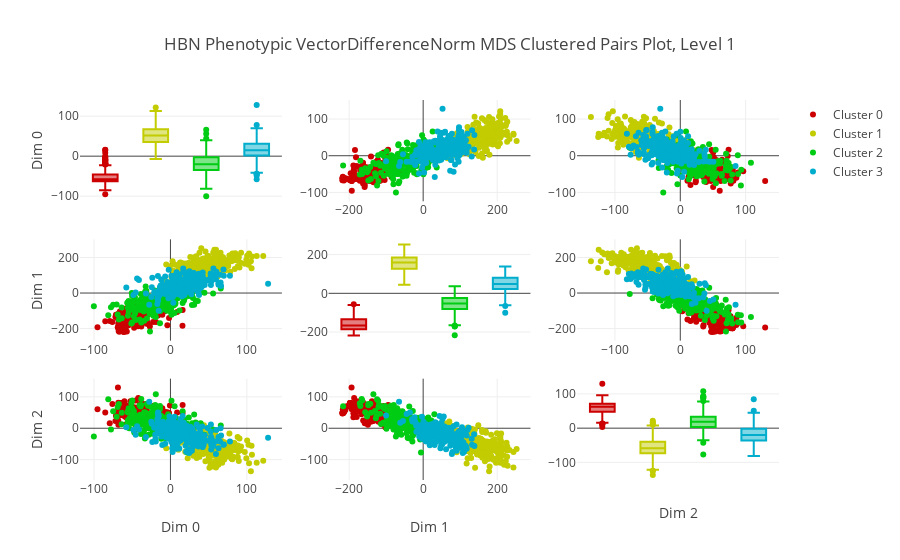

Notebook code cell kept with this figure:
### Code cell
lpl.ClusterPairsPlot(kmeans).plot()

### Figure 1 — Plotly figure (JSON) as saved in the notebook; plotly's stock layout.template omitted (floating-point values rounded to 4 significant figures; data arrays with more than 128 entries replaced by an {"elided": "..."} marker saying what was removed)
{"data": [{"marker": {"color": "rgb(204, 0, 0)"}, "name": null, "showlegend": false, "type": "box", "xaxis": "x1", "y": {"elided": "236 float values"}, "yaxis": "y1"}, {"marker": {"color": "rgb(194, 204, 0)"}, "name": null, "showlegend": false, "type": "box", "xaxis": "x1", "y": {"elided": "245 float values"}, "yaxis": "y1"}, {"marker": {"color": "rgb(0, 204, 20)"}, "name": null, "showlegend": false, "type": "box", "xaxis": "x1", "y": {"elided": "240 float values"}, "yaxis": "y1"}, {"marker": {"color": "rgb(0, 173, 204)"}, "name": null, "showlegend": false, "type": "box", "xaxis": "x1", "y": {"elided": "244 float values"}, "yaxis": "y1"}, {"marker": {"color": "rgb(204, 0, 0)", "size": 6}, "mode": "markers", "name": "Cluster 0", "showlegend": true, "type": "scatter", "x": {"elided": "236 float values"}, "xaxis": "x2", "y": {"elided": "236 float values"}, "yaxis": "y2"}, {"marker": {"color": "rgb(194, 204, 0)", "size": 6}, "mode": "markers", "name": "Cluster 1", "showlegend": true, "type": "scatter", "x": {"elided": "245 float values"}, "xaxis": "x2", "y": {"elided": "245 float values"}, "yaxis": "y2"}, {"marker": {"color": "rgb(0, 204, 20)", "size": 6}, "mode": "markers", "name": "Cluster 2", "showlegend": true, "type": "scatter", "x": {"elided": "240 float values"}, "xaxis": "x2", "y": {"elided": "240 float values"}, "yaxis": "y2"}, {"marker": {"color": "rgb(0, 173, 204)", "size": 6}, "mode": "markers", "name": "Cluster 3", "showlegend": true, "type": "scatter", "x": {"elided": "244 float values"}, "xaxis": "x2", "y": {"elided": "244 float values"}, "yaxis": "y2"}, {"marker": {"color": "rgb(204, 0, 0)", "size": 6}, "mode": "markers", "name": "Cluster 0", "showlegend": false, "type": "scatter", "x": {"elided": "236 float values"}, "xaxis": "x3", "y": {"elided": "236 float values"}, "yaxis": "y3"}, {"marker": {"color": "rgb(194, 204, 0)", "size": 6}, "mode": "markers", "name": "Cluster 1", "showlegend": false, "type": "scatter", "x": {"elided": "245 float values"}, "xaxis": "x3", "y": {"elided": "245 float values"}, "yaxis": "y3"}, {"marker": {"color": "rgb(0, 204, 20)", "size": 6}, "mode": "markers", "name": "Cluster 2", "showlegend": false, "type": "scatter", "x": {"elided": "240 float values"}, "xaxis": "x3", "y": {"elided": "240 float values"}, "yaxis": "y3"}, {"marker": {"color": "rgb(0, 173, 204)", "size": 6}, "mode": "markers", "name": "Cluster 3", "showlegend": false, "type": "scatter", "x": {"elided": "244 float values"}, "xaxis": "x3", "y": {"elided": "244 float values"}, "yaxis": "y3"}, {"marker": {"color": "rgb(204, 0, 0)", "size": 6}, "mode": "markers", "name": "Cluster 0", "showlegend": false, "type": "scatter", "x": {"elided": "236 float values"}, "xaxis": "x4", "y": {"elided": "236 float values"}, "yaxis": "y4"}, {"marker": {"color": "rgb(194, 204, 0)", "size": 6}, "mode": "markers", "name": "Cluster 1", "showlegend": false, "type": "scatter", "x": {"elided": "245 float values"}, "xaxis": "x4", "y": {"elided": "245 float values"}, "yaxis": "y4"}, {"marker": {"color": "rgb(0, 204, 20)", "size": 6}, "mode": "markers", "name": "Cluster 2", "showlegend": false, "type": "scatter", "x": {"elided": "240 float values"}, "xaxis": "x4", "y": {"elided": "240 float values"}, "yaxis": "y4"}, {"marker": {"color": "rgb(0, 173, 204)", "size": 6}, "mode": "markers", "name": "Cluster 3", "showlegend": false, "type": "scatter", "x": {"elided": "244 float values"}, "xaxis": "x4", "y": {"elided": "244 float values"}, "yaxis": "y4"}, {"marker": {"color": "rgb(204, 0, 0)"}, "name": null, "showlegend": false, "type": "box", "xaxis": "x5", "y": {"elided": "236 float values"}, "yaxis": "y5"}, {"marker": {"color": "rgb(194, 204, 0)"}, "name": null, "showlegend": false, "type": "box", "xaxis": "x5", "y": {"elided": "245 float values"}, "yaxis": "y5"}, {"marker": {"color": "rgb(0, 204, 20)"}, "name": null, "showlegend": false, "type": "box", "xaxis": "x5", "y": {"elided": "240 float values"}, "yaxis": "y5"}, {"marker": {"color": "rgb(0, 173, 204)"}, "name": null, "showlegend": false, "type": "box", "xaxis": "x5", "y": {"elided": "244 float values"}, "yaxis": "y5"}, {"marker": {"color": "rgb(204, 0, 0)", "size": 6}, "mode": "markers", "name": "Cluster 0", "showlegend": false, "type": "scatter", "x": {"elided": "236 float values"}, "xaxis": "x6", "y": {"elided": "236 float values"}, "yaxis": "y6"}, {"marker": {"color": "rgb(194, 204, 0)", "size": 6}, "mode": "markers", "name": "Cluster 1", "showlegend": false, "type": "scatter", "x": {"elided": "245 float values"}, "xaxis": "x6", "y": {"elided": "245 float values"}, "yaxis": "y6"}, {"marker": {"color": "rgb(0, 204, 20)", "size": 6}, "mode": "markers", "name": "Cluster 2", "showlegend": false, "type": "scatter", "x": {"elided": "240 float values"}, "xaxis": "x6", "y": {"elided": "240 float values"}, "yaxis": "y6"}, {"marker": {"color": "rgb(0, 173, 204)", "size": 6}, "mode": "markers", "name": "Cluster 3", "showlegend": false, "type": "scatter", "x": {"elided": "244 float values"}, "xaxis": "x6", "y": {"elided": "244 float values"}, "yaxis": "y6"}, {"marker": {"color": "rgb(204, 0, 0)", "size": 6}, "mode": "markers", "name": "Cluster 0", "showlegend": false, "type": "scatter", "x": {"elided": "236 float values"}, "xaxis": "x7", "y": {"elided": "236 float values"}, "yaxis": "y7"}, {"marker": {"color": "rgb(194, 204, 0)", "size": 6}, "mode": "markers", "name": "Cluster 1", "showlegend": false, "type": "scatter", "x": {"elided": "245 float values"}, "xaxis": "x7", "y": {"elided": "245 float values"}, "yaxis": "y7"}, {"marker": {"color": "rgb(0, 204, 20)", "size": 6}, "mode": "markers", "name": "Cluster 2", "showlegend": false, "type": "scatter", "x": {"elided": "240 float values"}, "xaxis": "x7", "y": {"elided": "240 float values"}, "yaxis": "y7"}, {"marker": {"color": "rgb(0, 173, 204)", "size": 6}, "mode": "markers", "name": "Cluster 3", "showlegend": false, "type": "scatter", "x": {"elided": "244 float values"}, "xaxis": "x7", "y": {"elided": "244 float values"}, "yaxis": "y7"}, {"marker": {"color": "rgb(204, 0, 0)", "size": 6}, "mode": "markers", "name": "Cluster 0", "showlegend": false, "type": "scatter", "x": {"elided": "236 float values"}, "xaxis": "x8", "y": {"elided": "236 float values"}, "yaxis": "y8"}, {"marker": {"color": "rgb(194, 204, 0)", "size": 6}, "mode": "markers", "name": "Cluster 1", "showlegend": false, "type": "scatter", "x": {"elided": "245 float values"}, "xaxis": "x8", "y": {"elided": "245 float values"}, "yaxis": "y8"}, {"marker": {"color": "rgb(0, 204, 20)", "size": 6}, "mode": "markers", "name": "Cluster 2", "showlegend": false, "type": "scatter", "x": {"elided": "240 float values"}, "xaxis": "x8", "y": {"elided": "240 float values"}, "yaxis": "y8"}, {"marker": {"color": "rgb(0, 173, 204)", "size": 6}, "mode": "markers", "name": "Cluster 3", "showlegend": false, "type": "scatter", "x": {"elided": "244 float values"}, "xaxis": "x8", "y": {"elided": "244 float values"}, "yaxis": "y8"}, {"marker": {"color": "rgb(204, 0, 0)"}, "name": null, "showlegend": false, "type": "box", "xaxis": "x9", "y": {"elided": "236 float values"}, "yaxis": "y9"}, {"marker": {"color": "rgb(194, 204, 0)"}, "name": null, "showlegend": false, "type": "box", "xaxis": "x9", "y": {"elided": "245 float values"}, "yaxis": "y9"}, {"marker": {"color": "rgb(0, 204, 20)"}, "name": null, "showlegend": false, "type": "box", "xaxis": "x9", "y": {"elided": "240 float values"}, "yaxis": "y9"}, {"marker": {"color": "rgb(0, 173, 204)"}, "name": null, "showlegend": false, "type": "box", "xaxis": "x9", "y": {"elided": "244 float values"}, "yaxis": "y9"}], "layout": {"showlegend": true, "title": "HBN Phenotypic VectorDifferenceNorm MDS Clustered Pairs Plot, Level 1", "xaxis1": {"anchor": "y1", "domain": [0, 0.2889], "showticklabels": false}, "xaxis2": {"anchor": "y2", "domain": [0.3556, 0.6444]}, "xaxis3": {"anchor": "y3", "domain": [0.7111, 1]}, "xaxis4": {"anchor": "y4", "domain": [0, 0.2889]}, "xaxis5": {"anchor": "y5", "domain": [0.3556, 0.6444], "showticklabels": false}, "xaxis6": {"anchor": "y6", "domain": [0.7111, 1]}, "xaxis7": {"anchor": "y7", "domain": [0, 0.2889], "title": "Dim 0"}, "xaxis8": {"anchor": "y8", "domain": [0.3556, 0.6444], "title": "Dim 1"}, "xaxis9": {"anchor": "y9", "domain": [0.7111, 1], "showticklabels": false, "title": "Dim 2"}, "yaxis1": {"anchor": "x1", "domain": [0.7333, 1], "title": "Dim 0"}, "yaxis2": {"anchor": "x2", "domain": [0.7333, 1]}, "yaxis3": {"anchor": "x3", "domain": [0.7333, 1]}, "yaxis4": {"anchor": "x4", "domain": [0.3667, 0.6333], "title": "Dim 1"}, "yaxis5": {"anchor": "x5", "domain": [0.3667, 0.6333]}, "yaxis6": {"anchor": "x6", "domain": [0.3667, 0.6333]}, "yaxis7": {"anchor": "x7", "domain": [0, 0.2667], "title": "Dim 2"}, "yaxis8": {"anchor": "x8", "domain": [0, 0.2667]}, "yaxis9": {"anchor": "x9", "domain": [0, 0.2667]}}}
